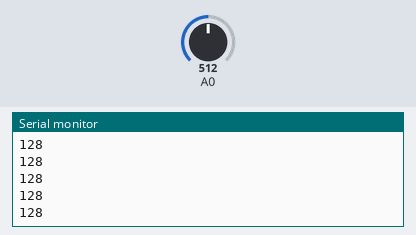
Simulated run of this sketch. Board: Arduino Uno, built with avr-gcc and run on an emulated ATmega328P. Parts: the last lines printed to the serial monitor. The test bench sets the inputs (shaded band); at power-on: A0 = 512.

Above: at 1.2 s.
1.3 s: A0 set to 716
At 1.37 s:
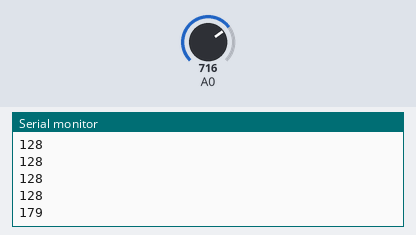
2.8 s: A0 set to 900
At 2.83 s:
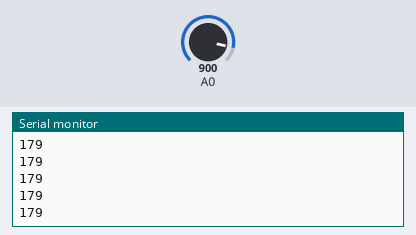
Timing chart, 0 to 5.8 s (numbered marks = the images above; inputs shaded):
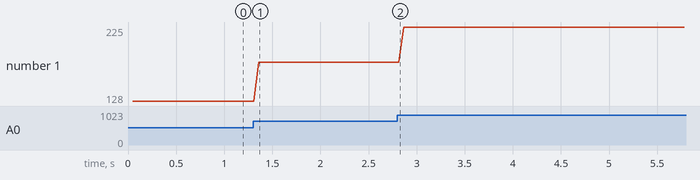

Measured:
- after the input at 1.3 s, the serial monitor: prints a new line after 0.06 s (image 1)
- plotted number 1: 128 → 179 after the input at 1.3 s, 179 → 225 after the input at 2.8 s

The sketch:

unityStuff.ino
```cpp
int pot;

void setup()
{
    Serial.begin(9600);
}

void loop()
{
    pot = analogRead(0) / 4;
    delay(50);
    Serial.println(pot);
}
```
